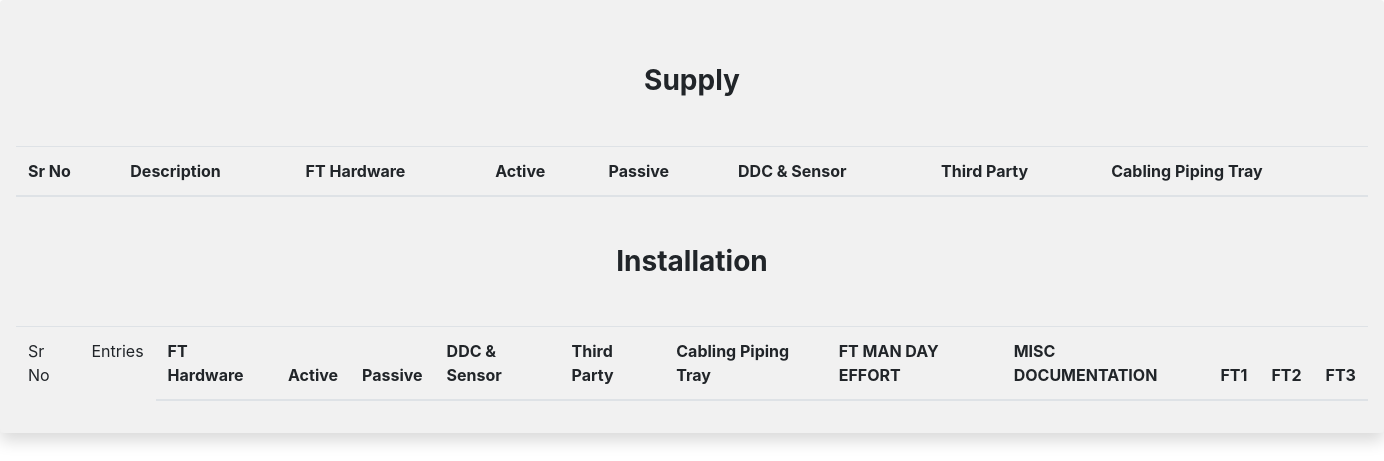
The page /admins/percentagechangesheet/ on the database as committed earlier.
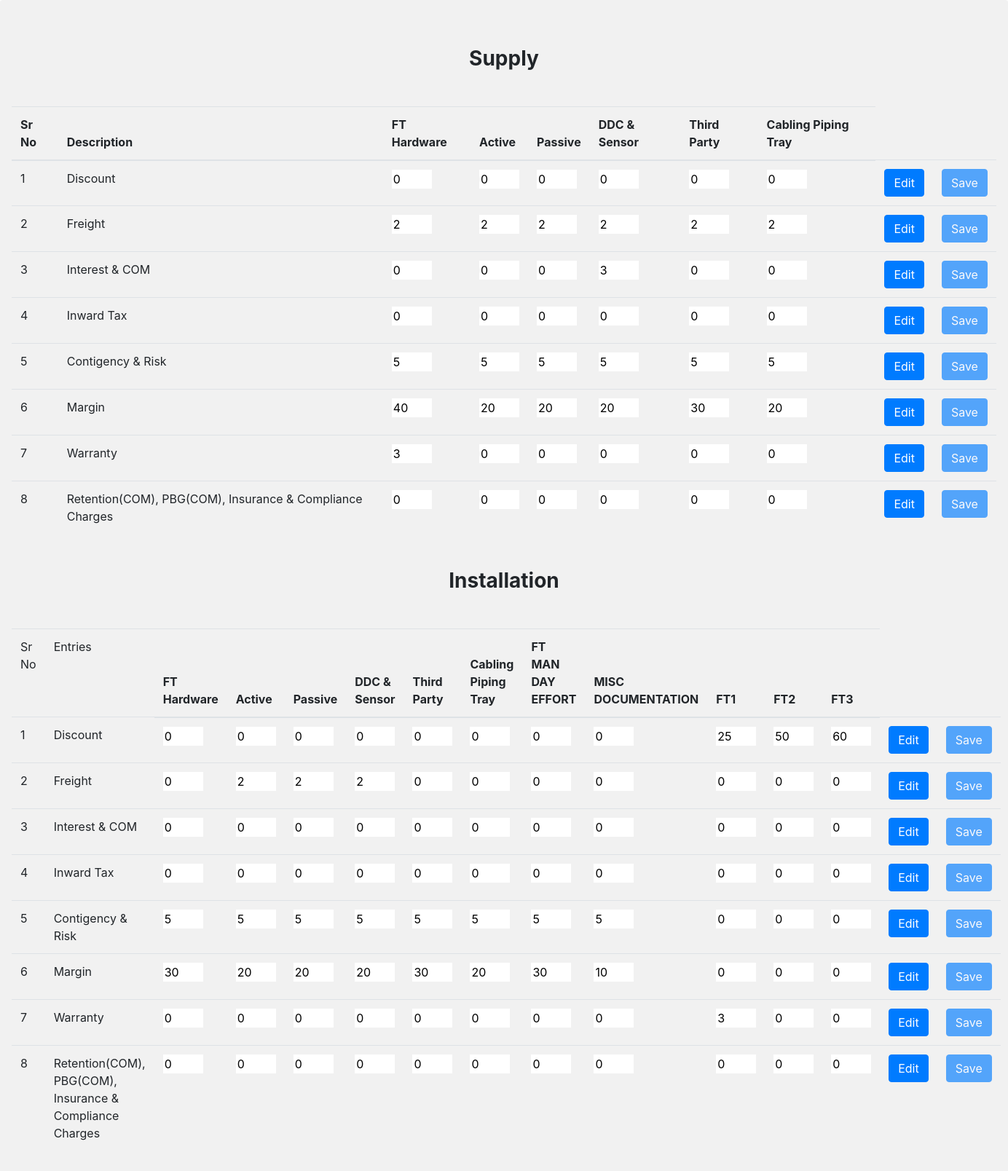
The same page on the database as committed later.
### Admin1/models.py (models this page shows)
class InputConfiguration(models.Model):
    sr_no=models.IntegerField()
    desc=models.CharField(max_length=500)
    ft_hardware=models.IntegerField()
    active=models.IntegerField()
    passive=models.IntegerField()
    ddcsensor=models.IntegerField()
    thirdparty=models.IntegerField()
    cabpiptray=models.IntegerField()
    ft_hardware1=models.IntegerField()
    active1=models.IntegerField()
    passive1=models.IntegerField()
    ddcsensor1=models.IntegerField()
    thirdparty1=models.IntegerField()
    cabpiptray1=models.IntegerField()
    ftmandayeffort=models.IntegerField()
    othersmicffort=models.IntegerField()
    ft2=models.IntegerField()
    ft3=models.IntegerField()
    ft4=models.IntegerField()

### Admin1/views.py (the view)
# urls.py: path('percentagechangesheet/',views.percentagechangesheet,name='percentagechangesheet'),
def percentagechangesheet(request):
    entries=InputConfiguration.objects.all()
    print(len(entries))
    context={'entries':entries}
    return render(request,'Admin1/percentagechangesheet.html',context)

### templates/Admin1/percentagechangesheet.html (shortened to what this page needs)
<!DOCTYPE html>
<html lang="en">
<head>
    <link rel="stylesheet" href="https://cdn.jsdelivr.net/npm/bootstrap@4.1.3/dist/css/bootstrap.min.css"
>
</head>
<body>
    <div style="width: auto;background-color: rgb(241, 241, 241);" class="shadow p-3 mb-5 rounded">
        <div style="text-align: center;" class="container my-5">
            <h3><b>Supply</b></h3>
        </div>
        <table>
            <form class="my-5">
                <table class="table">
                    <thead>
                        <tr>
                            <th scope="col"> Sr No</th>
                            <th scope="col">Description</th>
                            <th scope="col">FT Hardware</th>
                            <th scope="col">Active</th>
                            <th scope="col">Passive</th>
                            <th scope="col">DDC & Sensor</th>
                            <th scope="col">Third Party</th>
                            <th scope="col">Cabling Piping Tray</th>
                        </tr>
                    </thead>
                    <tbody>
                        {% for entry in entries %}
                        <tr>
                            <td>{{entry.sr_no}}</td>
                            <td>{{entry.desc}}</td>
                            <td><input class="{{entry.sr_no}}1" id="{{entry.sr_no}}1hardware" style="width: 55px;border:none" readonly="true" value="{{entry.ft_hardware}}"
                                    type="number"></td>
                            <td><input class="{{entry.sr_no}}1" id="{{entry.sr_no}}1active" style="width: 55px;border:none" readonly="true" value="{{entry.active}}"
                                    type="number"></td>
                            <td><input class="{{entry.sr_no}}1" id="{{entry.sr_no}}1passive" style="width: 55px;border:none" readonly="true" value="{{entry.passive}}"
                                    type="number"></td>
                            <td><input class="{{entry.sr_no}}1" id="{{entry.sr_no}}1ddcsensor" style="width: 55px;border:none" readonly="true" value="{{entry.ddcsensor}}"
                                    type="number"></td>
                            <td><input class="{{entry.sr_no}}1" id="{{entry.sr_no}}1thirdparty" style="width: 55px;border:none" readonly="true" value="{{entry.thirdparty}}"
                                    type="number"></td>
                            <td><input class="{{entry.sr_no}}1" id="{{entry.sr_no}}1cabpiptray" style="width: 55px;border:none" readonly="true" value="{{entry.cabpiptray}}"
                                    type="number"></td>
                            <td><button value="{{entry.sr_no}}1" type="submit" class="btn btn-primary edit">Edit</button></td>
                            <td><button value="{{entry.sr_no}}1" id="{{entry.sr_no}}1" type="submit" disabled class="btn btn-primary save">Save</button></td>
                        </tr>
                        {% endfor %}
                    </tbody>
            </form>
        </table>
        <div style="text-align: center;" class="container my-5">
            <h3><b>Installation</b></h3>
        </div>
        <table>
            <form class="my-5">
                <table class="table">
                    <thead>
                        <tr>
                            <td>Sr No</td>
                            <td>Entries</td>
                            <th>FT Hardware</th>
                            <th>Active</th>
                            <th>Passive</th>
                            <th>DDC & Sensor</th>
                            <th>Third Party</th>
                            <th>Cabling Piping Tray</th>
                            <th>FT MAN DAY EFFORT</th>
                            <th> MISC DOCUMENTATION</th>
                            <th>FT1</th>
                            <th>FT2</th>
                            <th>FT3</th>
                        </tr>
                    </thead>
                    <tbody>
                        {% for entry in entries %}
                        <tr>
                              <td>{{entry.sr_no}}</td>
                            <td>{{entry.desc}}</td>
                            <td><input class="{{entry.sr_no}}2" id="{{entry.sr_no}}2hardware"  style="width: 55px;border:none" readonly="true" value="{{entry.ft_hardware1}}"
                                    type="number"></td>
                            <td><input class="{{entry.sr_no}}2" id="{{entry.sr_no}}2active" style="width: 55px;border:none" readonly="true" value="{{entry.active1}}"
                                    type="number"></td>
                            <td><input class="{{entry.sr_no}}2" id="{{entry.sr_no}}2passive" style="width: 55px;border:none" readonly="true" value="{{entry.passive1}}"
                                    type="number"></td>
                            <td><input class="{{entry.sr_no}}2" id="{{entry.sr_no}}2ddcsensor" style="width: 55px;border:none" readonly="true" value="{{entry.ddcsensor1}}"
                                    type="number"></td>
                            <td><input class="{{entry.sr_no}}2" id="{{entry.sr_no}}2thirdparty" style="width: 55px;border:none" readonly="true" value="{{entry.thirdparty1}}"
                                    type="number"></td>
                            <td><input class="{{entry.sr_no}}2" id="{{entry.sr_no}}2cabpiptray" style="width: 55px;border:none" readonly="true" value="{{entry.cabpiptray1}}"
                                    type="number"></td>
                            <td><input class="{{entry.sr_no}}2" id="{{entry.sr_no}}2ftmandayeffort" style="width: 55px;border:none" readonly="true" value="{{entry.ftmandayeffort}}"
                                    type="number"></td>
                            <td><input class="{{entry.sr_no}}2" id="{{entry.sr_no}}2othersmicffort" style="width: 55px;border:none" readonly="true" value="{{entry.othersmicffort}}"
                                    type="number"></td>
                            <td><input class="{{entry.sr_no}}2" id="{{entry.sr_no}}2ft2" style="width: 55px;border:none" readonly="true" value="{{entry.ft2}}"
                                    type="number"></td>
                            <td><input class="{{entry.sr_no}}2" id="{{entry.sr_no}}2ft3" style="width: 55px;border:none" readonly="true" value="{{entry.ft3}}"
                                    type="number"></td>
                            <td><input class="{{entry.sr_no}}2" id="{{entry.sr_no}}2ft4" style="width: 55px;border:none" readonly="true" value="{{entry.ft4}}"
                                    type="number"></td>
                            <td><button value="{{entry.sr_no}}2" type="submit" class="btn btn-primary edit">Edit</button></td>
                            <td><button value="{{entry.sr_no}}2" id="{{entry.sr_no}}2" type="submit" disabled class="btn btn-primary save1">Save</button></td>
                        </tr>
                        {% endfor %}
                    </tbody>
            </form>
        </table>
    </div>
</body>
</html>

Rows that differ between the two databases and show on the page:
added InputConfiguration: sr_no "1", desc "Discount", ft_hardware "0", active "0", passive "0", ddcsensor "0", thirdparty "0", cabpiptray "0", ft_hardware1 "0", active1 "0", passive1 "0", ddcsensor1 "0", thirdparty1 "0", cabpiptray1 "0", ftmandayeffort "0", othersmicffort "0", ft2 "25", ft3 "50", ft4 "60"
added InputConfiguration: sr_no "2", desc "Freight", ft_hardware1 "0", thirdparty1 "0", cabpiptray1 "0", ftmandayeffort "0", othersmicffort "0", ft2 "0", ft3 "0", ft4 "0"
added InputConfiguration: sr_no "3", desc "Interest & COM", ft_hardware "0", active "0", passive "0", thirdparty "0", cabpiptray "0", ft_hardware1 "0", active1 "0", passive1 "0", ddcsensor1 "0", thirdparty1 "0", cabpiptray1 "0", ftmandayeffort "0", othersmicffort "0", ft2 "0", ft3 "0", ft4 "0"
added InputConfiguration: sr_no "4", desc "Inward Tax", ft_hardware "0", active "0", passive "0", ddcsensor "0", thirdparty "0", cabpiptray "0", ft_hardware1 "0", active1 "0", passive1 "0", ddcsensor1 "0", thirdparty1 "0", cabpiptray1 "0", ftmandayeffort "0", othersmicffort "0", ft2 "0", ft3 "0", ft4 "0"
added InputConfiguration: sr_no "5", desc "Contigency & Risk", ft2 "0", ft3 "0", ft4 "0"
added InputConfiguration: sr_no "6", desc "Margin", ft_hardware "40", active "20", passive "20", ddcsensor "20", thirdparty "30", cabpiptray "20", ft_hardware1 "30", active1 "20", passive1 "20", ddcsensor1 "20", thirdparty1 "30", cabpiptray1 "20", ftmandayeffort "30", othersmicffort "10", ft2 "0", ft3 "0", ft4 "0"
added InputConfiguration: sr_no "7", desc "Warranty", ft_hardware "3", active "0", passive "0", ddcsensor "0", thirdparty "0", cabpiptray "0", ft_hardware1 "0", active1 "0", passive1 "0", ddcsensor1 "0", thirdparty1 "0", cabpiptray1 "0", ftmandayeffort "0", othersmicffort "0", ft2 "3", ft3 "0", ft4 "0"
added InputConfiguration: sr_no "8", desc "Retention(COM), PBG(COM), Insurance & Compliance Charges", ft_hardware "0", active "0", passive "0", ddcsensor "0", thirdparty "0", cabpiptray "0", ft_hardware1 "0", active1 "0", passive1 "0", ddcsensor1 "0", thirdparty1 "0", cabpiptray1 "0", ftmandayeffort "0", othersmicffort "0", ft2 "0", ft3 "0", ft4 "0"
